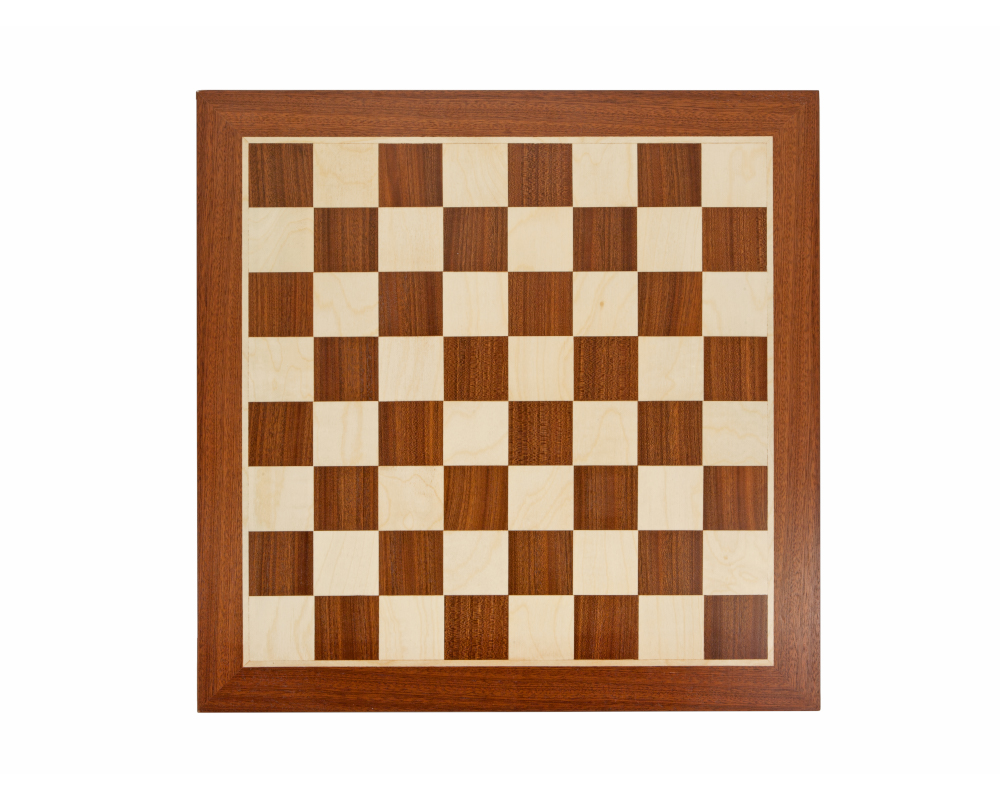
#> input picture DATA/chess.jpg, 1000 x 800 px, found by its file name
$ python 'Corner detection - Harris corner detection.py'
#> lines starting #> are read from the running program, lines starting #| are printed output that depends on the picture; after the words box and inside, x2 and y2 are one past the last pixel; in counts of white or black regions, pixels touching at a corner belong together
### Imports
import cv2
import matplotlib.pyplot as plt
import numpy as np

### load Images
img = cv2.imread('DATA/chess.jpg')
#> img is the input picture: shape (800, 1000, 3); mean B, G, R 173.9, 190.4, 212.3

# Make the picture gray scale
_img = cv2.cvtColor(img,cv2.COLOR_BGR2GRAY)

# Make the picture float
_img = np.float32(_img)

# Use the Harris Corner Detection Algoritm
# for More Information : https://en.wikipedia.org/wiki/Harris_Corner_Detector

HCD = cv2.cornerHarris(_img,blockSize=2,ksize=3,k=0.04)
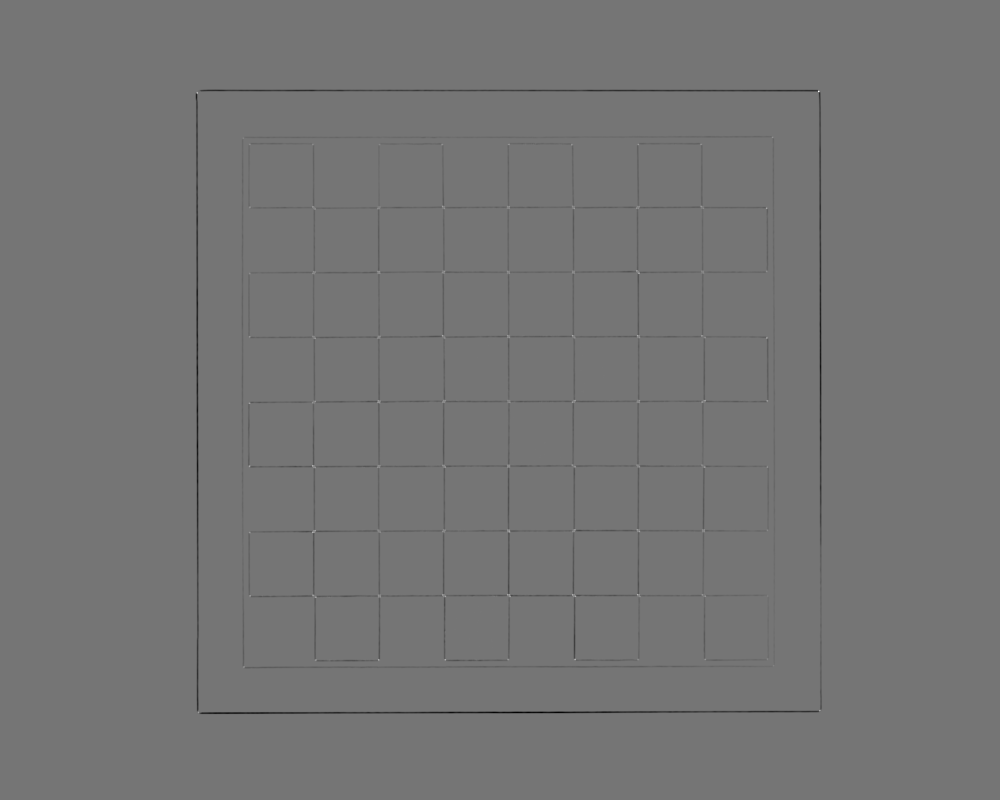
#> HCD: shape (800, 1000) float32; min -39587308, max 46179840, mean -220197; drawn with min black and max white

# Morphological operations are a set of operations that process images based on shapes.
# They apply a structuring element to an input image and generate an output image.
HCDD = cv2.dilate(HCD,None)
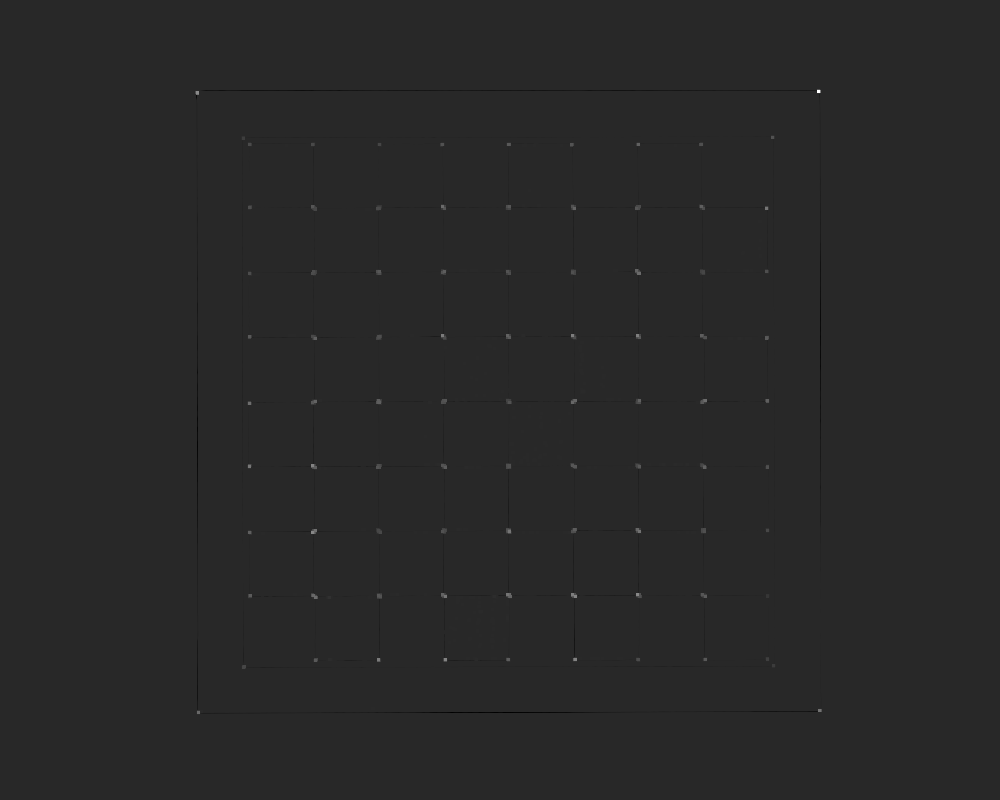
#> HCDD: shape (800, 1000) float32; min -8769818, max 46179840, mean 3610.4; drawn with min black and max white

# Make the Corners RED
img[HCDD > (0.01*HCDD.max())] = [255,0,0] #RGB Color Code
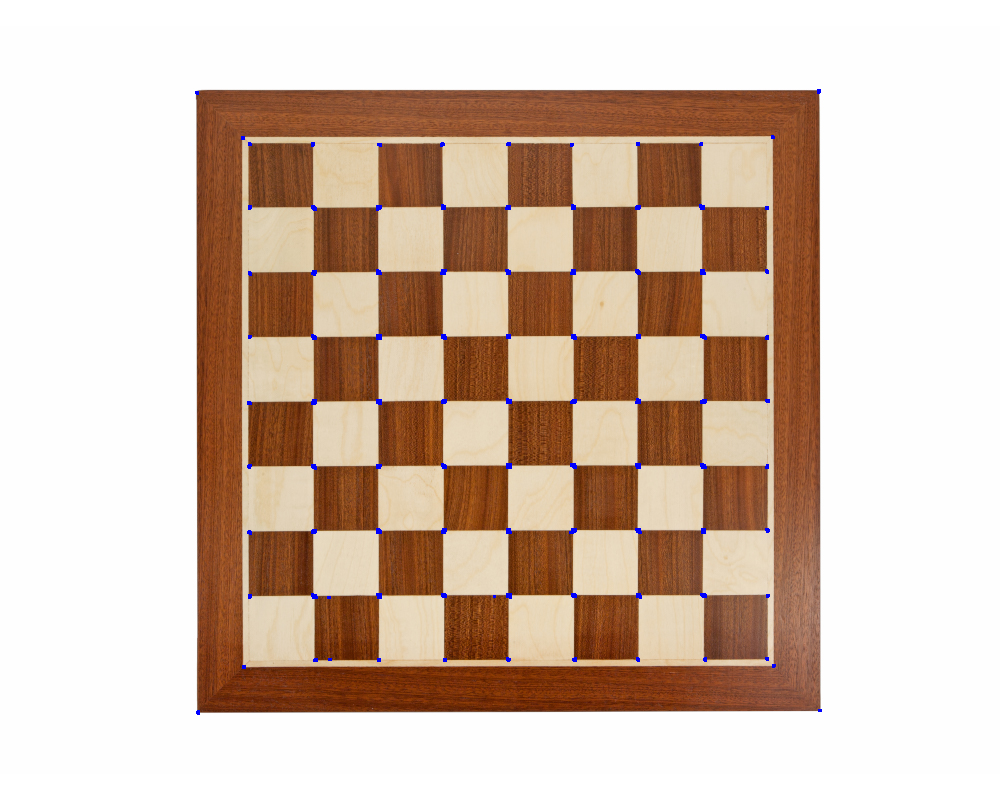
#> img: shape (800, 1000, 3); 0.28% of pixels changed, all inside (x1, y1, x2, y2) = (195, 89, 822, 715)

# Plot and show the result

#make a subplot 1
plt.subplot(131)
plt.imshow(img)
plt.title('the result of opration')

#make a subplot 2
plt.subplot(132)
plt.imshow(HCD)
plt.title('Harris C. D.')

#make a subplot 3
plt.subplot(133)
plt.imshow(HCDD)
plt.title('Harris C. D. with dilate')


#make Super title for know waht metods do we use
plt.suptitle('Harris Corner Detection')
plt.show()
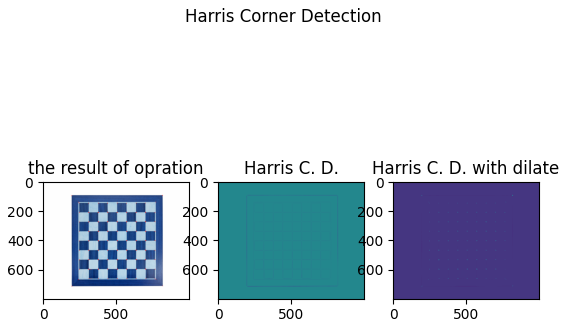
#> figure drawn by matplotlib, 3 panels; B, G, R data is drawn as R, G, B
